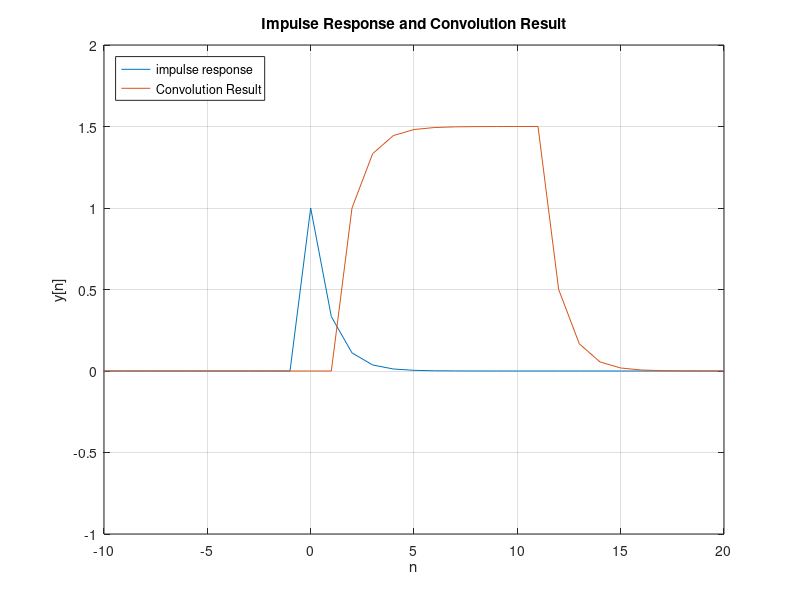

Recreate this plot in MATLAB.
%%%%%%%%%%%%%%%%%%%%%%%%%%%%%%%%%%%%%%%%%%%
% Title: Lab4
% Names: Alex Kaiser, Ryan Lenoir, Zach V
% Class: EGR 323
% Description: This part involved plotting the transfer function when
% the input was the delta function.  The conv MATLAB command was used
% to plot the convolution of a specific input and transfer function.
%%%%%%%%%%%%%%%%%%%%%%%%%%%%%%%%%%%%%%%%%%

n = -20:1:20;           %% n vector

u(n >= 0) = 1;          %% step function
u_1(n >= 2) = 1;
u_2(n >= 12) = 1;
x_n = u_1 - u_2;        %% input function

y_n = (1/3).^n .* u;    %% impulse response, y[n] = h[n]
plot(n, y_n);
hold on

result = conv(x_n,y_n, "same");     %% convolution result
plot(n, result);
hold off

%%%% Formatting plot nicely %%%%%
title("Impulse Response and Convolution Result");
ylim([-1 2]);
xlim([-10 20]);
grid();
xlabel("n");
ylabel("y[n]");
legend("impulse response", "Convolution Result",...
    "location", "northwest");

